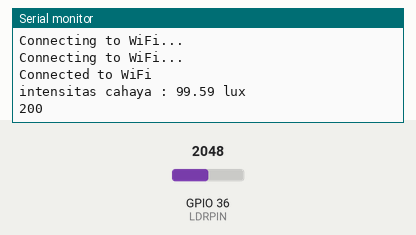
The sketch below on a simulated ESP32. Parts: the last lines printed to the serial monitor. Inputs (shaded band) come from the test bench; at power-on: GPIO 36 (LDRPIN) = 2048. WiFi joins after 1.5 s; servers stay silent unless stated; uploads are accepted with an empty reply.

Above: at 3.2 s.
3.3 s: GPIO 36 (LDRPIN) set to 0
At 12.36 s:
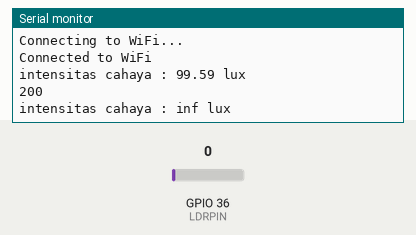
13.7 s: GPIO 36 (LDRPIN) set to 491
At 22.56 s:
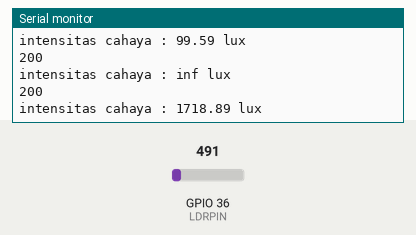

The sketch:

sketch.ino
```cpp
#include <WiFi.h>
#include <HTTPClient.h>

#define LDRPIN 36

const char* ssid = "Wokwi-GUEST";
const char* password = "";

const char* serverName = "http://192.168.56.1:5000/post-data";

const float GAMMA = 0.7;
const float RL10 = 50;

void setup() {
  Serial.begin(115200);

  // Connect ke Wi-Fi
  WiFi.begin(ssid, password);
  while (WiFi.status() != WL_CONNECTED) {
    delay(1000);
    Serial.println("Connecting to WiFi...");
  }
  Serial.println("Connected to WiFi");
}

void loop() {
  int intensitas = analogRead(LDRPIN);
  float voltage = intensitas / 4095.0 * 5.0;
  float resistance = 2000 * voltage / (1 - voltage / 5.0);
  float lux = pow(RL10 * 1e3 * pow(10, GAMMA) / resistance, (1 / GAMMA));

  Serial.print("intensitas cahaya : ");
  Serial.print(lux);
  Serial.println(" lux");

  String payload = "{";
  payload += "\"lux\":";
  payload += String(lux);
  payload += "}";

  // Kirim HTTP POST request
  if (WiFi.status() == WL_CONNECTED) {
    HTTPClient http;
    http.begin(serverName);
    http.addHeader("Content-Type", "application/json");

    int httpResponseCode = http.POST(payload);

    if (httpResponseCode > 0) {
      String response = http.getString();
      Serial.println(httpResponseCode);
      Serial.println(response);
    } else {
      Serial.print("Error on sending POST: ");
      Serial.println(httpResponseCode);
    }

    http.end();
  } else {
    Serial.println("Error in WiFi connection");
  }

  delay(10000);
}
```

Measured:
- after the input at 3.3 s, the serial monitor: prints a new line after 8.9 s (image 1)
- after the input at 13.7 s, the serial monitor: prints a new line after 8.7 s (image 2)
